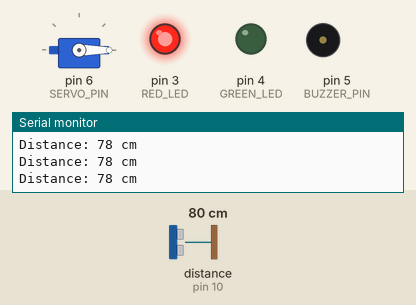
Simulated run of this sketch. Board: Arduino Uno, built with avr-gcc and run on an emulated ATmega328P. Shown: servo, output pins drawn as LEDs (lit = HIGH), buzzer (waves = sounding), the last lines printed to the serial monitor. Wiring (from diagram.json): ultrasonic range finder: trigger pin 9; echo pin 10. The inputs (shaded band) are chosen by the test bench; at power-on: distance to the obstacle (sensor on pin 10) 80 cm. The echo pulse lasts 58.3 µs per cm; pins used as bus, display or sensor lines are not drawn.

Above: at 1.4 s.
1.5 s: distance to the obstacle (sensor on pin 10) set to 54 cm
3.0 s: distance to the obstacle (sensor on pin 10) set to 48 cm
At 3.3 s:
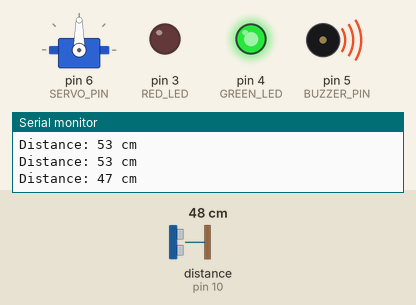
At 5.0 s:
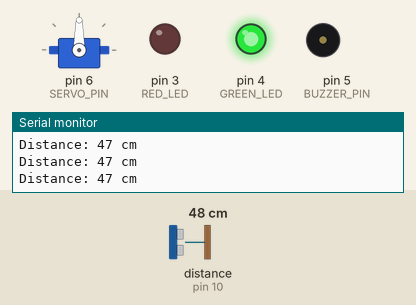
Timing chart, 0 to 6.5 s (numbered marks = the images above; inputs shaded):
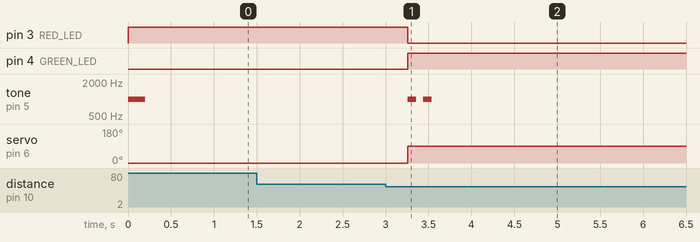

Measured:
- the behaviour switches between 52 and 51 cm on distance to the obstacle (sensor on pin 10) (found by bisection; images 0 and 1)
- after the input at 3.0 s, pin 3 (RED_LED): HIGH → LOW after 0.26 s; pin 4 (GREEN_LED): LOW → HIGH after 0.26 s; tone on pin 5 (BUZZER_PIN): alternates 1000 Hz for 0.10 s and silent for 0.08 s, 4 changes in all, then stays silent, starting after 0.26 s; servo on pin 6 (SERVO_PIN): 0° → 90° after 0.26 s

The sketch:

sketch.ino
```cpp
#include <Servo.h>

#define TRIG_PIN        9
#define ECHO_PIN        10
#define SERVO_PIN       6
#define GREEN_LED       4
#define RED_LED         3
#define BUZZER_PIN      5

#define DETECT_DISTANCE   50    // cm - hand detection threshold
#define OPEN_ANGLE        90    // servo degrees open
#define CLOSE_ANGLE       0     // servo degrees closed

// ── Key fix: require N consecutive "clear" readings before closing
#define CLEAR_READINGS_NEEDED  8   // must see >15cm this many times in a row

Servo lidServo;
bool  lidIsOpen      = false;
int   clearCount     = 0;     // consecutive clear readings counter

// =============================================
void setup() {
  Serial.begin(9600);
  pinMode(TRIG_PIN,   OUTPUT);
  pinMode(ECHO_PIN,   INPUT);
  pinMode(GREEN_LED,  OUTPUT);
  pinMode(RED_LED,    OUTPUT);
  pinMode(BUZZER_PIN, OUTPUT);

  lidServo.attach(SERVO_PIN);
  closeLid();
  Serial.println("=== Smart Dustbin Ready ===");
}

// =============================================
void loop() {
  long distance = getStableDistance();

  Serial.print("Distance: ");
  Serial.print(distance);
  Serial.println(" cm");

  // ── Hand detected ──
  if (distance > 0 && distance <= DETECT_DISTANCE) {
    clearCount = 0;            // reset clear counter immediately

    if (!lidIsOpen) {
      openLid();
    }
  }

  // ── No hand ──
  else if (lidIsOpen) {
    clearCount++;

    Serial.print("  [clear count: ");
    Serial.print(clearCount);
    Serial.print("/");
    Serial.print(CLEAR_READINGS_NEEDED);
    Serial.println("]");

    // Only close after enough consecutive clear readings
    if (clearCount >= CLEAR_READINGS_NEEDED) {
      clearCount = 0;
      closeLid();
    }
  }

  delay(150);   // 150ms × 8 readings = ~1.2 sec before closing
}

// =============================================
//  AVERAGED DISTANCE — filters noisy spikes
// =============================================
long getStableDistance() {
  long readings[5];
  int  count = 0;

  for (int i = 0; i < 5; i++) {
    long d = getRawDistance();
    if (d > 0 && d < 300) {
      readings[count++] = d;
    }
    delay(15);
  }

  if (count == 0) return -1;

  // Sort to get median (best noise filter)
  for (int i = 0; i < count - 1; i++)
    for (int j = i + 1; j < count; j++)
      if (readings[j] < readings[i]) {
        long tmp = readings[i];
        readings[i] = readings[j];
        readings[j] = tmp;
      }

  return readings[count / 2];   // return median
}

// =============================================
//  RAW DISTANCE READING
// =============================================
long getRawDistance() {
  digitalWrite(TRIG_PIN, LOW);
  delayMicroseconds(4);
  digitalWrite(TRIG_PIN, HIGH);
  delayMicroseconds(10);
  digitalWrite(TRIG_PIN, LOW);

  long duration = pulseIn(ECHO_PIN, HIGH, 25000);
  if (duration == 0) return -1;
  return duration * 0.034 / 2;
}

// =============================================
void openLid() {
  lidIsOpen = true;
  lidServo.write(OPEN_ANGLE);
  digitalWrite(GREEN_LED, HIGH);
  digitalWrite(RED_LED,   LOW);
  beep(2, 100);
  Serial.println(">> LID OPENED");
}

void closeLid() {
  lidIsOpen = false;
  lidServo.write(CLOSE_ANGLE);
  digitalWrite(RED_LED,   HIGH);
  digitalWrite(GREEN_LED, LOW);
  beep(1, 200);
  Serial.println(">> LID CLOSED");
}

// void beep(int count, int duration) {
//   for (int i = 0; i < count; i++) {
//     digitalWrite(BUZZER_PIN, HIGH);
//     delay(duration);
//     digitalWrite(BUZZER_PIN, LOW);
//     if (i < count - 1) delay(80);
//   }
// }
void beep(int count, int duration) {
  for (int i = 0; i < count; i++) {
    tone(BUZZER_PIN, 1000, duration);   // 1000Hz tone
    delay(duration);
    noTone(BUZZER_PIN);
    if (i < count - 1) delay(80);
  }
}
```
